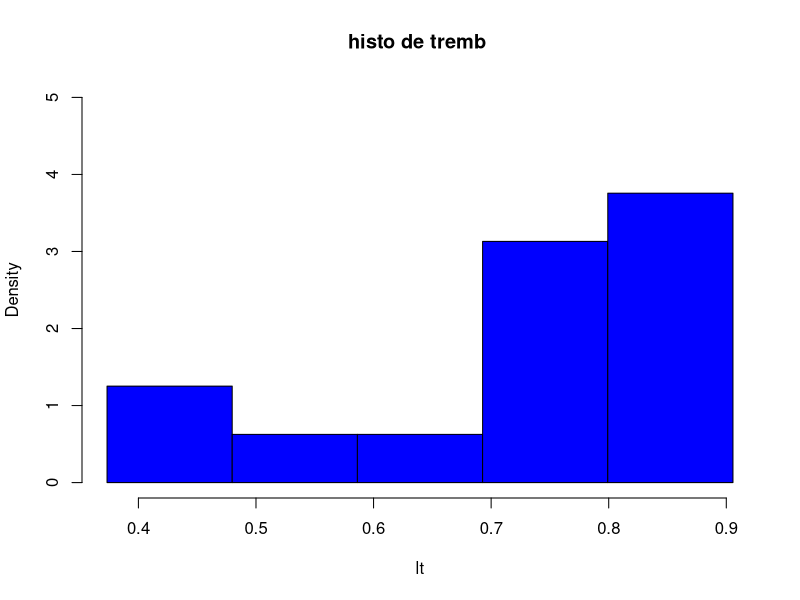
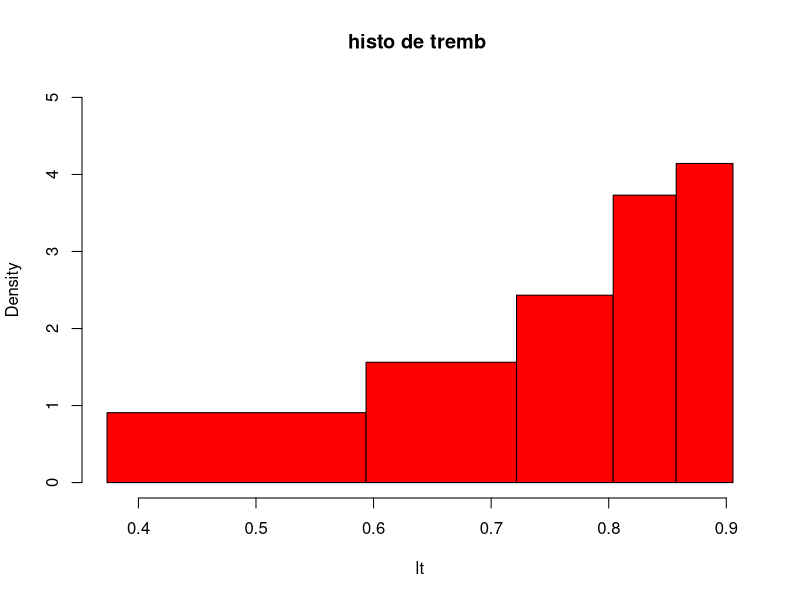
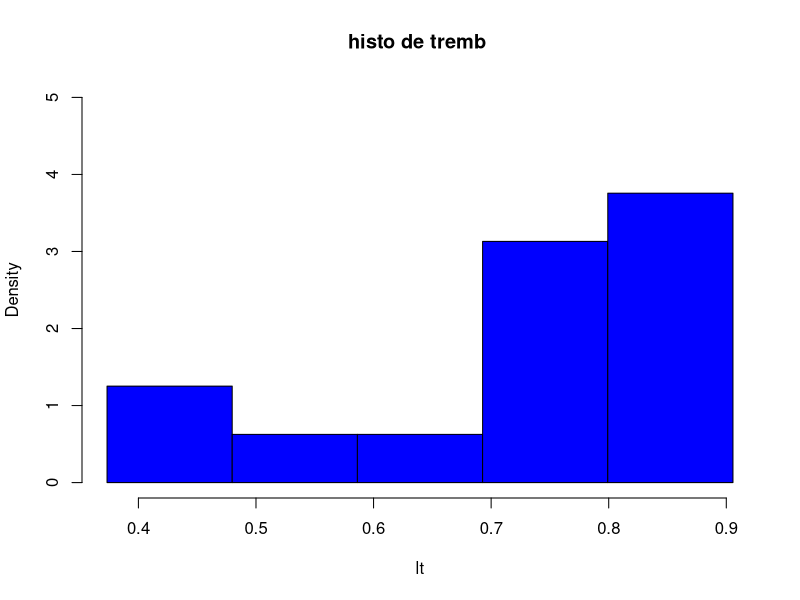
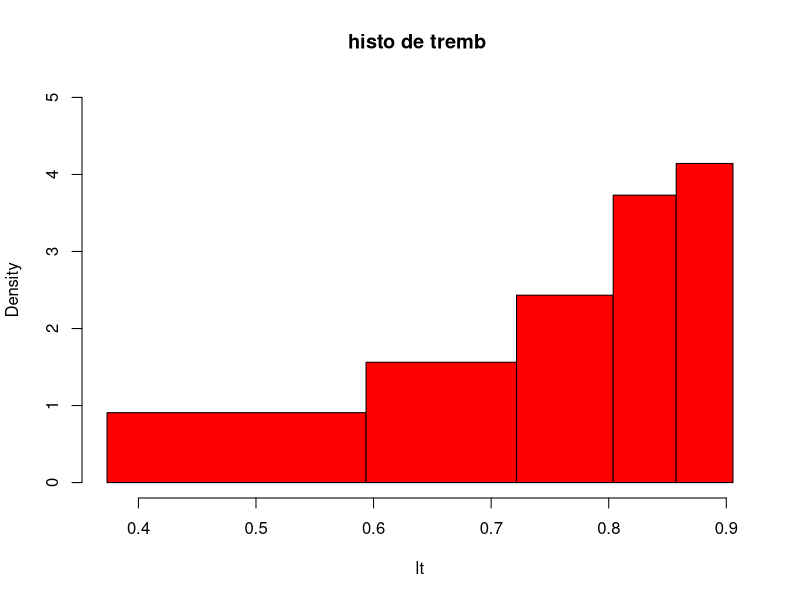
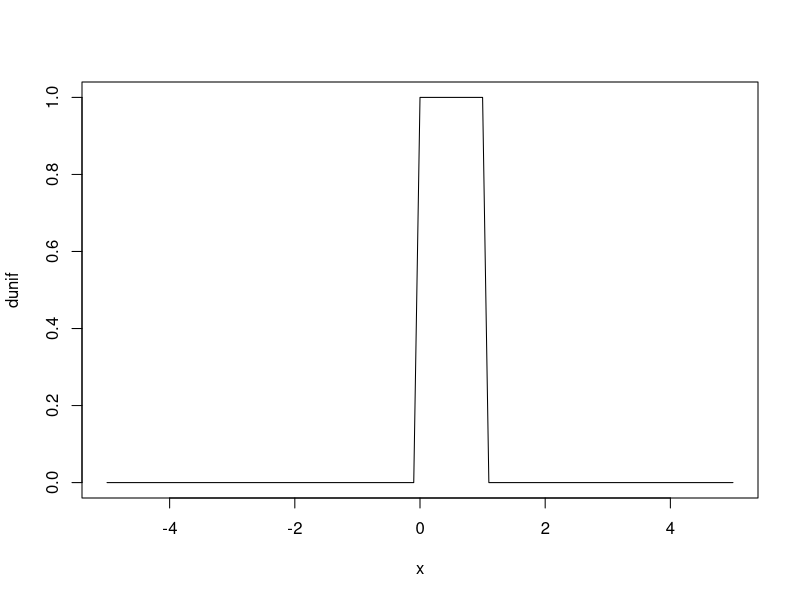
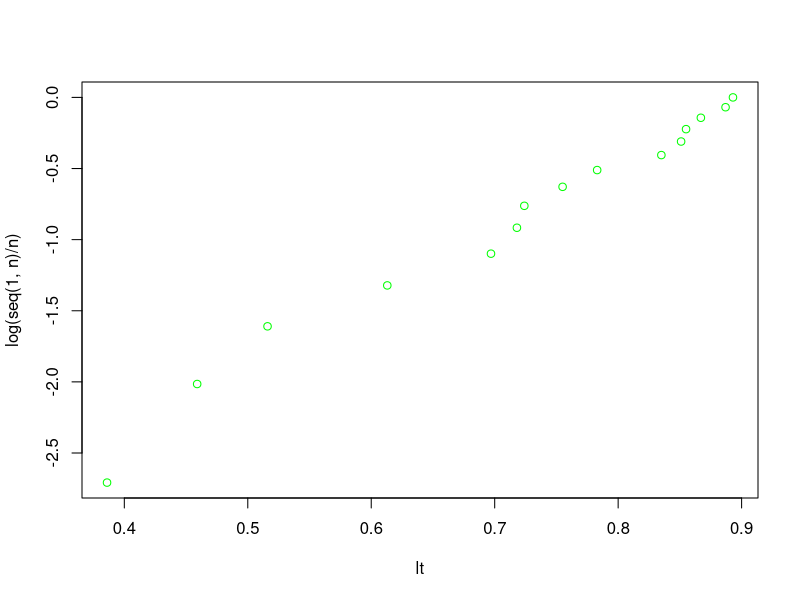

The R script that drew these images, in order:
# EXO2 fiche 1
# Question 1
# histpgramme à classe de meme largeur 
l <- c(0.516 , 0.887, 0.783, 0.613, 0.697, 0.459, 0.724, 0.755, 0.867, 0.893, 0.835, 0.718 ,0.851, 0.386, 0.855)
lt <- sort(l)
n <- length(l)
k <- round(1+log2(n))
diff <- lt[n]-lt[1]
a0 <- lt[1] -0.025*diff
ak <- lt[n]+0.025*diff
h <- (ak - a0)/k
hist(lt,prob=T,breaks=seq(a0,ak,h),col="blue",main="histo de tremb ",ylim=c(0,5))


# histogramme à classe de meme effectif
bornes <- c(a0,quantile(lt,seq(1,k-1)/k),ak)
bornes
hist(lt,prob=T,breaks=bornes,col="red",main="histo de tremb ",ylim=c(0,5))


# reprsentaion de deux histo dans le meme graphe
par=(mfcol=c(1,2))
hist(lt,prob=T,breaks=seq(a0,ak,h),col="blue",main="histo de tremb ",ylim=c(0,5))
hist(lt,prob=T,breaks=bornes,col="red",main="histo de tremb ",ylim=c(0,5))

# Question2
# densite de loi uniforme
plot(dunif,xlim=c(-5,5))

# graphe de probabilites de loi puissance Pu(t,c)
plot(lt,log(seq(1,n)/n),col="green")
